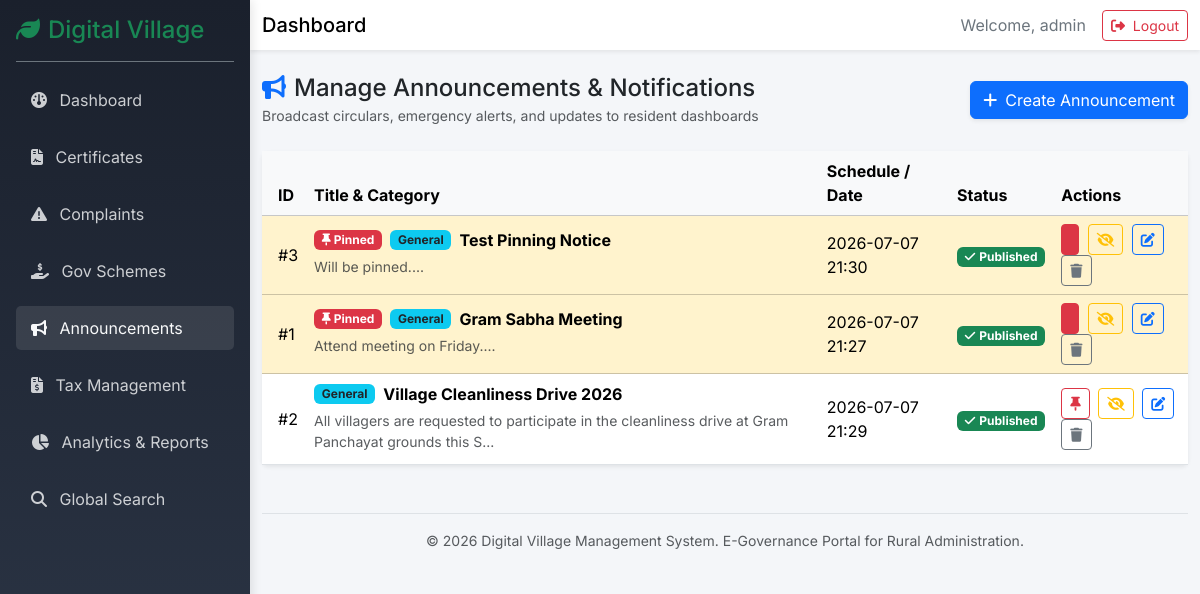
Page /admin/announcements (signed in) on the committed database.
### models/user.py (models this page shows, shortened)
class User(UserMixin, db.Model):
    __tablename__ = 'users'
    id = db.Column(db.Integer, primary_key=True)
    username = db.Column(db.String(64), index=True, unique=True, nullable=False)
    password_hash = db.Column(db.String(256), nullable=False)
    role = db.Column(db.String(20), nullable=False, default='villager') # 'admin' or 'villager'
    created_at = db.Column(db.DateTime, default=datetime.utcnow)

### models/announcement.py (models this page shows)
class Announcement(db.Model):
    __tablename__ = 'announcements'
    id = db.Column(db.Integer, primary_key=True)
    title = db.Column(db.String(150), nullable=False)
    content = db.Column(db.Text, nullable=False)
    category = db.Column(db.String(50), default='General')  # e.g. General, Health, Education, Agriculture, Scheme, Urgent
    is_pinned = db.Column(db.Boolean, default=False)
    scheduled_date = db.Column(db.DateTime, nullable=True)  # Optional future publication date
    attachment_filename = db.Column(db.String(255), nullable=True)  # PDF or image attachment
    is_published = db.Column(db.Boolean, default=True)
    created_at = db.Column(db.DateTime, default=datetime.now)
    reads = db.relationship('AnnouncementRead', backref='announcement', lazy=True, cascade='all, delete-orphan')

### routes/admin.py (the view)
@admin_bp.route('/announcements')
def announcements():
    all_announcements = Announcement.query.order_by(Announcement.is_pinned.desc(), Announcement.created_at.desc()).all()
    return render_template('admin/announcements.html', announcements=all_announcements)

### routes/admin.py (called while the page is built)
@admin_bp.before_request
@login_required
def check_role():
    if current_user.role != 'admin':
        flash('Access denied. Admin only.', 'danger')
        return redirect(url_for('main.index'))

### templates/admin/announcements.html (shortened to what this page needs)
{% extends "dashboard_base.html" %}
{% block content %}
<div class="d-flex justify-content-between align-items-center mb-4">
    <div>
        <h4 class="mb-0"><i class="fa-solid fa-bullhorn me-2 text-primary"></i>Manage Announcements & Notifications</h4>
        <small class="text-muted">Broadcast circulars, emergency alerts, and updates to resident dashboards</small>
    </div>
    <a href="{{ url_for('admin.add_announcement') }}" class="btn btn-primary shadow-sm">
        <i class="fa-solid fa-plus me-2"></i>Create Announcement
    </a>
</div>
<div class="card shadow-sm border-0">
    <div class="card-body p-0">
        <div class="table-responsive">
            <table class="table table-hover align-middle mb-0">
                <thead class="table-light">
                    <tr>
                        <th class="ps-3">ID</th>
                        <th>Title & Category</th>
                        <th>Schedule / Date</th>
                        <th>Status</th>
                        <th>Actions</th>
                    </tr>
                </thead>
                <tbody>
                    {% for ann in announcements %}
                    <tr class="{% if ann.is_pinned %}table-warning{% endif %}">
                        <td class="ps-3">#{{ ann.id }}</td>
                        <td>
                            <div class="d-flex align-items-center mb-1">
                                {% if ann.is_pinned %}
                                <span class="badge bg-danger me-2" title="Pinned Announcement"><i class="fa-solid fa-thumbtack"></i> Pinned</span>
                                {% endif %}
                                <span class="badge bg-info text-dark me-2">{{ ann.category or 'General' }}</span>
                                <strong class="fs-6">{{ ann.title }}</strong>
                            </div>
                            <small class="text-muted d-block mb-1">{{ ann.content[:100] }}...</small>
                        </td>
                        <td>
                            <div>{{ ann.created_at.strftime('%Y-%m-%d %H:%M') }}</div>
                        </td>
                        <td>
                            {% if ann.is_published %}
                                <span class="badge bg-success"><i class="fa-solid fa-check me-1"></i>Published</span>
                            {% else %}
                                <span class="badge bg-secondary">Draft / Hidden</span>
                            {% endif %}
                        </td>
                        <td>
                            <form action="{{ url_for('admin.pin_announcement', id=ann.id) }}" method="POST" class="d-inline">
                                {% if ann.is_pinned %}
                                <button type="submit" class="btn btn-sm btn-danger me-1" title="Unpin from top">
                                </button>
                                {% else %}
                                <button type="submit" class="btn btn-sm btn-outline-danger me-1" title="Pin to top">
                                    <i class="fa-solid fa-thumbtack"></i>
                                </button>
                                {% endif %}
                            </form>
                            <form action="{{ url_for('admin.toggle_announcement', id=ann.id) }}" method="POST" class="d-inline">
                                {% if ann.is_published %}
                                <button type="submit" class="btn btn-sm btn-outline-warning me-1" title="Unpublish">
                                    <i class="fa-solid fa-eye-slash"></i>
                                </button>
                                {% else %}
                                <button type="submit" class="btn btn-sm btn-outline-success me-1" title="Publish">
                                    <i class="fa-solid fa-eye"></i>
                                </button>
                                {% endif %}
                            </form>
                            <a href="{{ url_for('admin.edit_announcement', id=ann.id) }}" class="btn btn-sm btn-outline-primary me-1" title="Edit">
                                <i class="fa-solid fa-edit"></i>
                            </a>
                            <form action="{{ url_for('admin.delete_announcement', id=ann.id) }}" method="POST" class="d-inline" onsubmit="return confirm('Delete this announcement?');">
                                <button type="submit" class="btn btn-sm btn-outline-secondary" title="Delete">
                                    <i class="fa-solid fa-trash"></i>
                                </button>
                            </form>
                        </td>
                    </tr>
                    {% endfor %}
                </tbody>
            </table>
        </div>
    </div>
</div>
{% endblock %}

### templates/dashboard_base.html (shortened to what this page needs)
<!DOCTYPE html>
<html lang="en">
<head>
    <link href="https://cdn.jsdelivr.net/npm/bootstrap@5.3.2/dist/css/bootstrap.min.css" rel="stylesheet">
    <link rel="stylesheet" href="https://cdnjs.cloudflare.com/ajax/libs/font-awesome/6.4.0/css/all.min.css">
    <link rel="stylesheet" href="{{ url_for('static', filename='css/style.css') }}">
</head>
<body class="dashboard-body">
    <div class="sidebar bg-dark text-white p-3" id="sidebar">
        <div class="sidebar-header border-bottom border-secondary pb-3 mb-3">
            <h4 class="mb-0 text-success"><i class="fa-solid fa-leaf me-2"></i>Digital Village</h4>
        </div>
        <ul class="nav flex-column sidebar-nav">
            {% if current_user.role == 'villager' %}
            <li class="nav-item mb-2">
                <a class="nav-link text-light {% if request.endpoint == 'villager.dashboard' %}active{% endif %}" href="{{ url_for('villager.dashboard') }}">
                    <i class="fa-solid fa-gauge me-2"></i> Dashboard
                </a>
            </li>
            <li class="nav-item mb-2">
                <a class="nav-link text-light {% if request.endpoint == 'villager.profile' %}active{% endif %}" href="{{ url_for('villager.profile') }}">
                    <i class="fa-solid fa-user me-2"></i> Profile
                </a>
            </li>
            <li class="nav-item mb-2">
                <a class="nav-link text-light {% if 'villager.certificate' in request.endpoint %}active{% endif %}" href="{{ url_for('villager.certificates') }}">
                    <i class="fa-solid fa-file-contract me-2"></i> Certificates
                </a>
            </li>
            <li class="nav-item mb-2">
                <a class="nav-link text-light {% if 'villager.complaint' in request.endpoint %}active{% endif %}" href="{{ url_for('villager.complaints') }}">
                    <i class="fa-solid fa-exclamation-triangle me-2"></i> Complaints
                </a>
            </li>
            <li class="nav-item mb-2">
                <a class="nav-link text-light {% if 'villager.scheme' in request.endpoint or 'villager.favourite' in request.endpoint %}active{% endif %}" href="{{ url_for('villager.schemes') }}">
                    <i class="fa-solid fa-hand-holding-dollar me-2"></i> Gov Schemes
                </a>
            </li>
            <li class="nav-item mb-2">
                <a class="nav-link text-light {% if 'villager.announcement' in request.endpoint %}active{% endif %}" href="{{ url_for('villager.announcements') }}">
                    <i class="fa-solid fa-bullhorn me-2"></i> Announcements
                </a>
            </li>
            <li class="nav-item mb-2">
                <a class="nav-link text-light {% if 'villager.tax' in request.endpoint %}active{% endif %}" href="{{ url_for('villager.taxes') }}">
                    <i class="fa-solid fa-file-invoice-dollar me-2"></i> My Taxes
                </a>
            </li>
            {% elif current_user.role == 'admin' %}
            <li class="nav-item mb-2">
                <a class="nav-link text-light {% if request.endpoint == 'admin.dashboard' %}active{% endif %}" href="{{ url_for('admin.dashboard') }}">
                    <i class="fa-solid fa-gauge me-2"></i> Dashboard
                </a>
            </li>
            <li class="nav-item mb-2">
                <a class="nav-link text-light {% if 'admin.certificate' in request.endpoint %}active{% endif %}" href="{{ url_for('admin.certificates') }}">
                    <i class="fa-solid fa-file-contract me-2"></i> Certificates
                </a>
            </li>
            <li class="nav-item mb-2">
                <a class="nav-link text-light {% if 'admin.complaint' in request.endpoint %}active{% endif %}" href="{{ url_for('admin.complaints') }}">
                    <i class="fa-solid fa-exclamation-triangle me-2"></i> Complaints
                </a>
            </li>
            <li class="nav-item mb-2">
                <a class="nav-link text-light {% if 'admin.scheme' in request.endpoint %}active{% endif %}" href="{{ url_for('admin.schemes') }}">
                    <i class="fa-solid fa-hand-holding-dollar me-2"></i> Gov Schemes
                </a>
            </li>
            <li class="nav-item mb-2">
                <a class="nav-link text-light {% if 'admin.announcement' in request.endpoint %}active{% endif %}" href="{{ url_for('admin.announcements') }}">
                    <i class="fa-solid fa-bullhorn me-2"></i> Announcements
                </a>
            </li>
            <li class="nav-item mb-2">
                <a class="nav-link text-light {% if 'admin.tax' in request.endpoint %}active{% endif %}" href="{{ url_for('admin.taxes') }}">
                    <i class="fa-solid fa-file-invoice-dollar me-2"></i> Tax Management
                </a>
            </li>
            <li class="nav-item mb-2">
                <a class="nav-link text-light {% if 'admin.report' in request.endpoint %}active{% endif %}" href="{{ url_for('admin.reports') }}">
                    <i class="fa-solid fa-chart-pie me-2"></i> Analytics & Reports
                </a>
            </li>
            <li class="nav-item mb-2">
                <a class="nav-link text-light {% if 'admin.search' in request.endpoint %}active{% endif %}" href="{{ url_for('admin.search') }}">
                    <i class="fa-solid fa-search me-2"></i> Global Search
                </a>
            </li>
            {% endif %}
        </ul>
    </div>
    <div class="main-content" id="main-content">
        <nav class="navbar navbar-expand-lg navbar-light bg-white shadow-sm mb-4">
            <div class="container-fluid">
                <span class="navbar-brand mb-0 h1 d-none d-md-block">Dashboard</span>
                <div class="ms-auto d-flex align-items-center">
                    <span class="me-3 text-secondary">Welcome, {{ current_user.username }}</span>
                    <a href="{{ url_for('auth.logout') }}" class="btn btn-outline-danger btn-sm">
                        <i class="fa-solid fa-right-from-bracket me-1"></i> Logout
                    </a>
                </div>
            </div>
        </nav>
        <div class="container-fluid">
            <div class="pb-5">
                {% block content %}{% endblock %}
            </div>
            <footer class="mt-auto py-3 border-top text-center text-muted small">
                <div class="container-fluid">
                    <span>&copy; 2026 Digital Village Management System. E-Governance Portal for Rural Administration.</span>
                </div>
            </footer>
        </div>
    </div>
</body>
</html>

### static/css/style.css (style rules this page uses)
body { background-color: #f8f9fa; font-family: 'Inter', sans-serif; }
.card { transition: transform 0.2s ease, box-shadow 0.2s ease; }
.dashboard-body { display: flex; min-height: 100vh; background-color: #f4f6f9; }
.sidebar { width: 250px; transition: all 0.3s; height: 100vh; position: fixed; top: 0; left: 0; z-index: 1000; }
.sidebar-nav .nav-link { border-radius: 5px; margin-bottom: 5px; padding: 10px 15px; opacity: 0.8; }
.sidebar-nav .nav-link:hover, .sidebar-nav .nav-link.active { background-color: rgba(255,255,255,0.1); opacity: 1; }
.main-content { flex-grow: 1; margin-left: 250px; width: calc(100% - 250px); transition: all 0.3s; min-height: 100vh; }
.card { animation: fadeIn 0.3s ease-in-out; }
.sidebar { background: linear-gradient(180deg, #1a202c 0%, #2d3748 100%) !important; box-shadow: 2px 0 10px rgba(0,0,0,0.1); }

### rows in the picture
User: username "admin"
Announcement: id "3", is_pinned True (drawn), category "General", title "Test Pinning Notice", content "Will be pinned.", created_at "2026-07-07 21:30", is_published True (drawn)
Announcement: id "1", is_pinned True (drawn), category "General", title "Gram Sabha Meeting", content "Attend meeting on Friday.", created_at "2026-07-07 21:27", is_published True (drawn)
Announcement: id "2", category "General", title "Village Cleanliness Drive 2026", content "All villagers are requested to participate in the cleanliness drive at Gram Panchayat grounds this S", created_at "2026-07-07 21:29", is_published True (drawn), is_pinned False (drawn)
